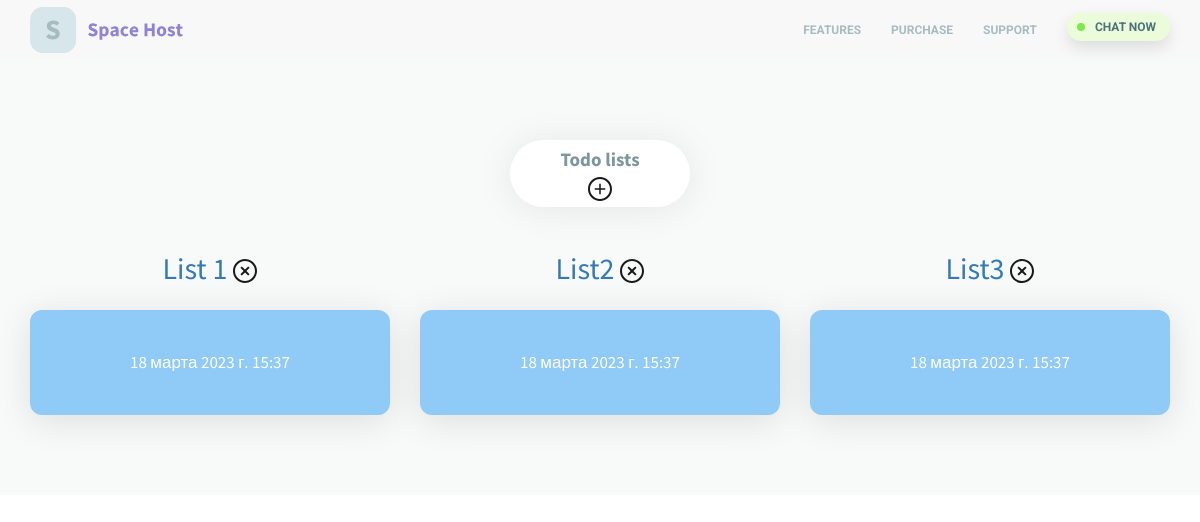
Page /lists/ (signed in) on the earlier database version.
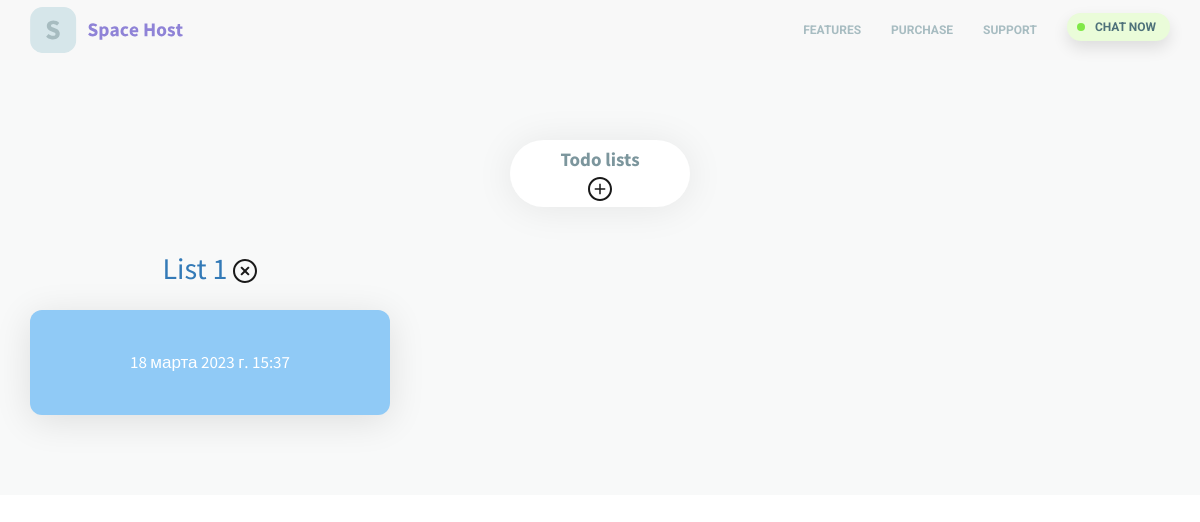
Same page on the later database version.
### todo/models.py (models this page shows, shortened)
class TasksList(models.Model):
    title = models.CharField(max_length=100, verbose_name='Название списка дел')
    created_at = models.DateTimeField(auto_now_add=True, verbose_name='Дата создания')
    user = models.ForeignKey(User, on_delete=models.CASCADE, verbose_name='Пользователь')
    class Meta:
        verbose_name = 'список дел'
        verbose_name_plural = 'Списки дел'
        ordering = ('created_at',)  # сортировка

### todo/views.py (the view)
# urls.py: path('lists/', views.todo_lists, name='lists'),  # полный список всех туду-листов пользователя
@login_required(login_url='/login')
def todo_lists(request):
    current_user = request.user  # фиксируем пользователя, который залогинился на сайте
    todo_list = TasksList.objects.filter(user=current_user)
    return render(request, 'todo_lists.html', {'lists': todo_list})

### templates/todo_lists.html
{% extends 'base.html' %}
{% load static %}
{% block content %}
<div id="more-features" class="container-fluid">
    <div class="container">
        <div class="row">
            <div class="col-md-12">
                <div class="row-title">Todo lists<br>
                    <a href="{%  url 'new_list' %}" class="add_list">
                        <img src="{% static 'todo/images/2.svg' %}" style="max-width: 24px;">
                    </a>
                </div>
            </div>
        </div>
        <div class="row">
                    {% for list in lists %}
                        <a href="{% url 'current_list' title=list.title %}">
                            <div class="col-md-4">
                                <div class="mfeature-box">
                                    <div class="mfeature-title">{{ list.title }}
                                        <a href="{% url 'delete_list' title=list.title %}">
                                            <img src="{% static 'todo/images/8.svg' %}" style="max-width: 24px;"></a>
                                    </div>
                                    <div class="mfeature-text bg-color2">{{ list.created_at }}</div>
                                </div>
                            </div>
                        </a>
                    {% endfor %}
                </div>
    </div>
</div>
{% endblock %}

Differences in the rows shown:
removed TasksList: title "List2", created_at "18 марта 2023 г. 15:37"
removed TasksList: title "List3", created_at "18 марта 2023 г. 15:37"
